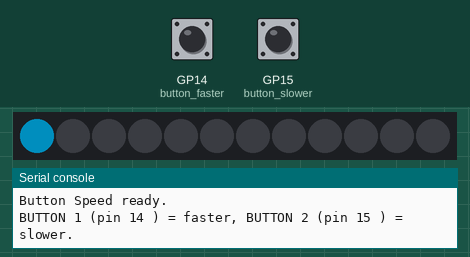
Recording of a program running on a simulated Raspberry Pi Pico running MicroPython. On the bench: 12 RGB LEDs in strip order, left to right, the last lines printed to the serial console. The test bench sets the inputs (shaded band); at power-on: GP14 (button_faster) HIGH, GP15 (button_slower) HIGH. Dim RGB values are drawn brighter than linear.

Above: at 0.01 s.
At 0.49 s:
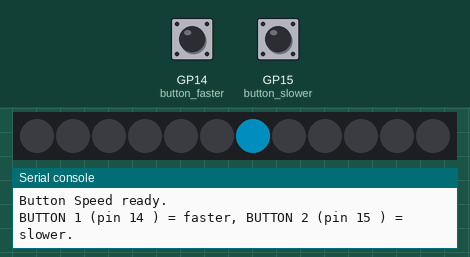
1.3 s: GP14 (button_faster) pulled LOW for 0.15 s
At 1.38 s:
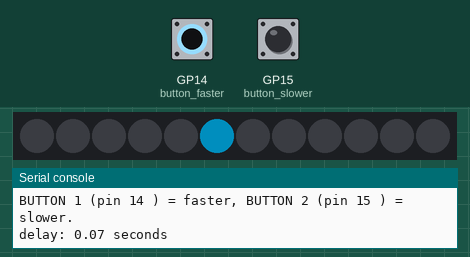

The program:

11-button-speed.py
```python
# Rotary Spinner Box - Button Speed
# Filename: 11-button-speed.py
#
# This lab runs the scanner from lab 05 (a dot bouncing back and forth along
# the strip), but now the BUTTONS control a parameter: the speed.
#
#   BUTTON 1 (pin 14) makes the scanner faster
#   BUTTON 2 (pin 15) makes the scanner slower
#
# The buttons use interrupts (like lab 02) so the scanner never has to stop
# and wait for a button.  The animation keeps running in the main loop while
# the interrupt quietly changes the speed parameter in the background.

from neopixel import NeoPixel
import utime
import machine
from machine import Pin

import config

strip = NeoPixel(machine.Pin(config.NEOPIXEL_PIN), config.NUMBER_PIXELS)

DOT_COLOR = (0, 60, 80)

# The speed parameter is the delay between steps, in seconds.
# A SMALLER delay means a FASTER spinner.
delay = 0.08
MIN_DELAY = 0.01
MAX_DELAY = 0.30

last_time = 0

# Buttons with internal pull-up resistors
button_faster = machine.Pin(config.PUSH_BUTTON_PIN_1, machine.Pin.IN, machine.Pin.PULL_UP)
button_slower = machine.Pin(config.PUSH_BUTTON_PIN_2, machine.Pin.IN, machine.Pin.PULL_UP)


def button_callback(pin):
    global delay, last_time
    new_time = utime.ticks_ms()
    if utime.ticks_diff(new_time, last_time) > 200:
        if pin is button_faster:
            # faster means a smaller delay
            delay = max(delay - 0.01, MIN_DELAY)
        else:
            # slower means a bigger delay
            delay = min(delay + 0.01, MAX_DELAY)
        print('delay:', round(delay, 3), 'seconds')
        last_time = new_time


button_faster.irq(trigger=machine.Pin.IRQ_FALLING, handler=button_callback)
button_slower.irq(trigger=machine.Pin.IRQ_FALLING, handler=button_callback)

position = 0
direction = 1

print('Button Speed ready.')
print('BUTTON 1 (pin', config.PUSH_BUTTON_PIN_1, ') = faster,',
      'BUTTON 2 (pin', config.PUSH_BUTTON_PIN_2, ') = slower.')

while True:
    # turn every pixel off, then light only the current one
    for i in range(config.NUMBER_PIXELS):
        strip[i] = (0, 0, 0)
    strip[position] = DOT_COLOR
    strip.write()
    utime.sleep(delay)

    # bounce off the ends instead of jumping back to the start
    if position == 0:
        direction = 1
    elif position == config.NUMBER_PIXELS - 1:
        direction = -1
    position = position + direction
```

config.py
```python
# Configuration file for the rotary spinner box
# The box has a 12-pixel NeoPixel strip on GPIO Pin 0, and a rotary encoder on GPIO Pins 12 and 13.
# There are two momentary push buttons on GPIO Pins 14 and 15, which are used to change the mode of the box.
NUMBER_PIXELS = 12
NEOPIXEL_PIN = 0
ROTARY_ENCODER_PIN_A = 12
ROTARY_ENCODER_PIN_B = 13
PUSH_BUTTON_PIN_1 = 14
PUSH_BUTTON_PIN_2 = 15
```
